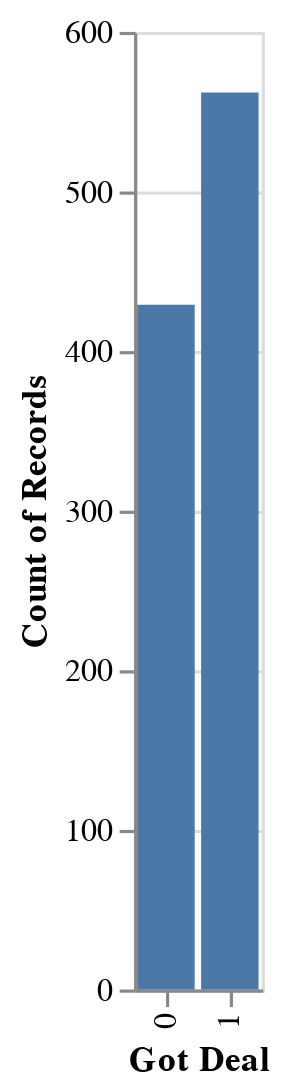

Notebook code for this chart:
### Code cell
chart = alt.Chart(sharktank).mark_bar().encode(
    x = 'Got Deal:O',
    y = 'count(Got Deal):Q'
)

chart

### Figure 1 — Vega-Lite specification as saved in the notebook (floating-point values rounded to 4 significant figures; data arrays with more than 128 entries replaced by an {"elided": "..."} marker saying what was removed)
{"config": {"view": {"continuousWidth": 400, "continuousHeight": 300}}, "data": {"name": "data-3baed8733cb44ad1ce6bc91e814c8ec3"}, "mark": "bar", "encoding": {"x": {"field": "Got Deal", "type": "ordinal"}, "y": {"aggregate": "count", "field": "Got Deal", "type": "quantitative"}}, "$schema": "https://vega.github.io/schema/vega-lite/v4.17.0.json", "datasets": {"data-3baed8733cb44ad1ce6bc91e814c8ec3": {"elided": "991 records"}}}
